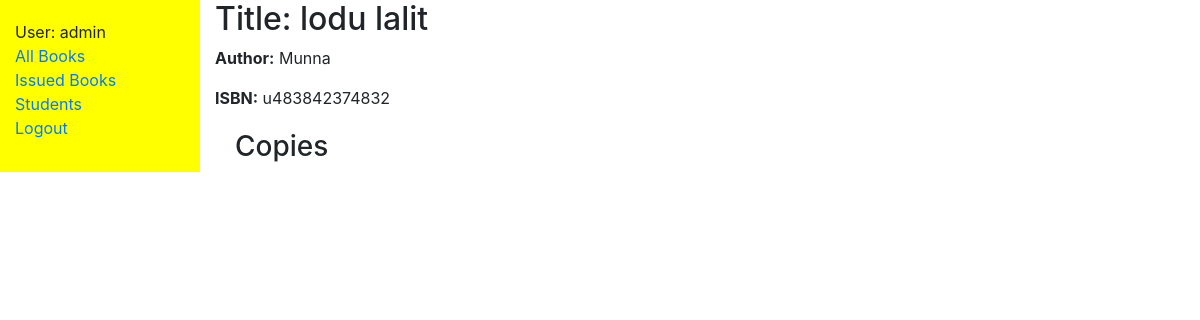
The page /catalog/books/6 (signed in) on the database its author committed.
### catalog/models.py (models this page shows, shortened)
class Book(models.Model):
    book_name = models.CharField('Book', max_length=200)
    author = models.CharField('Author', max_length=200)
    isbn = models.CharField('ISBN', max_length=13)

### catalog/views.py (the view)
# urls.py: path('books/<int:pk>', views.BookDetailView.as_view(), name='book-detail'),
class BookDetailView(generic.DetailView):
    model = Book

### catalog/templates/catalog/book_detail.html (shortened to what this page needs)
{% extends "base_generic.html" %}
{% block content %}
    <h2>Title: {{ book.book_name }}</h2>
    <p><strong>Author:</strong> {{ book.author }}</p>
    <p><strong>ISBN:</strong> {{ book.isbn }}</p>
    <div style="margin-left:20px; margin-top:20px">
        {% if book.bookinstance_set %}
        <h3>Copies</h3>
        {% endif %}
    </div>
{% endblock %}

### catalog/templates/base_generic.html (shortened to what this page needs)
<!DOCTYPE html>
<html lang="en">
<head>
    <link rel="stylesheet" href="https://stackpath.bootstrapcdn.com/bootstrap/4.3.1/css/bootstrap.min.css">
    {% load static %}
    <link rel="stylesheet" href="{% static 'css/styles.css' %}">
</head>
<body>
    <div class="container-fluid">
        <div class="row">
            <div class="col-sm-2">
                {% block sidebar %}
                <ul class="sidebar-nav">
                    {% if user.is_authenticated %}
                    <li>User: {{ user.get_username }}</li>
                    <li><a href="{% url 'books' %}">All Books</a></li>
                    <li><a href="{% url 'issued' %}">Issued Books</a></li>
                    <li><a href="{% url 'student' %}">Students</a></li>
                    <li><a href="{% url 'logout' %}?next={{request.path}}">Logout</a></li>
                    {% else %}
                    <li><a href="{% url 'login' %}?next={{request.path}}">Login</a></li>
                    {% endif %}
                </ul>
                {% endblock %}
            </div>
            <div class="col-sm-10">
                {% block content %}{% endblock %}
            </div>
        </div>
    </div>
</body>
</html>

### catalog/static/css/styles.css (style rules this page uses)
.sidebar-nav { margin-top: 20px; padding: 0; list-style: none; }
.col-sm-2 { background-color: yellow; }

### rows shown on the page
Book: book_name "lodu lalit", author "Munna", isbn "u483842374832"

### other values the page prints
{{ user.get_username }} "admin"
